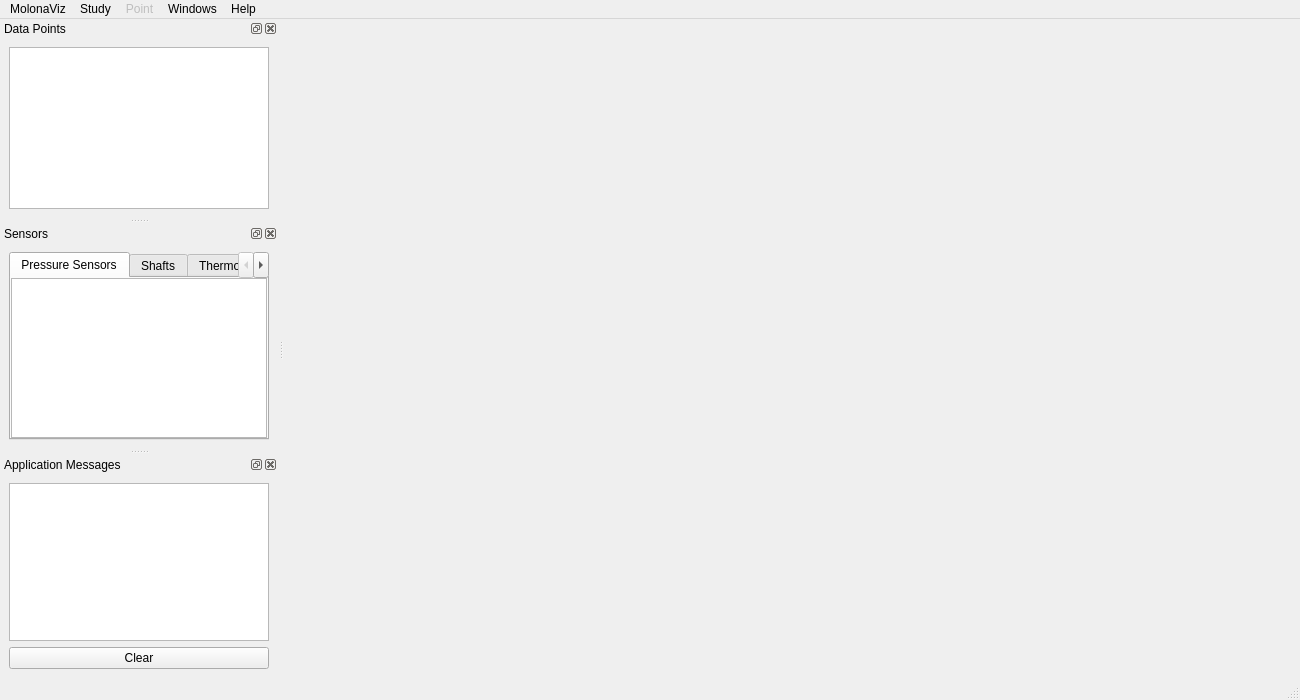
<?xml version="1.0" encoding="UTF-8"?>
<ui version="4.0">
 <class>MainWindow</class>
 <widget class="QMainWindow" name="MainWindow">
  <property name="geometry">
   <rect>
    <x>0</x>
    <y>0</y>
    <width>1300</width>
    <height>700</height>
   </rect>
  </property>
  <property name="windowTitle">
   <string>MolonaViz</string>
  </property>
  <widget class="QWidget" name="centralwidget"/>
  <widget class="QMenuBar" name="menubar">
   <property name="geometry">
    <rect>
     <x>0</x>
     <y>0</y>
     <width>1300</width>
     <height>22</height>
    </rect>
   </property>
   <widget class="QMenu" name="menuStudy">
    <property name="title">
     <string>Study</string>
    </property>
    <addaction name="actionCreate_Study"/>
    <addaction name="actionOpen_Study"/>
    <addaction name="separator"/>
    <addaction name="actionClose_Study"/>
   </widget>
   <widget class="QMenu" name="menuPoint">
    <property name="enabled">
     <bool>false</bool>
    </property>
    <property name="title">
     <string>Point</string>
    </property>
    <addaction name="actionImport_Point"/>
    <addaction name="actionOpen_Point"/>
    <addaction name="actionRemove_Point"/>
   </widget>
   <widget class="QMenu" name="menuWindows">
    <property name="title">
     <string>Windows</string>
    </property>
    <addaction name="actionSwitch_To_Tabbed_View"/>
    <addaction name="actionSwitch_To_SubWindow_View"/>
   </widget>
   <widget class="QMenu" name="menuMolonaViz">
    <property name="title">
     <string>MolonaViz</string>
    </property>
    <addaction name="actionAbout_MolonaViz"/>
    <addaction name="actionPreferences"/>
    <addaction name="separator"/>
    <addaction name="actionQuit_MolonaViz"/>
   </widget>
   <widget class="QMenu" name="menuHelp">
    <property name="title">
     <string>Help</string>
    </property>
   </widget>
   <addaction name="menuMolonaViz"/>
   <addaction name="menuStudy"/>
   <addaction name="menuPoint"/>
   <addaction name="menuWindows"/>
   <addaction name="menuHelp"/>
  </widget>
  <widget class="QStatusBar" name="statusbar"/>
  <widget class="QDockWidget" name="dockDataPoints">
   <property name="windowTitle">
    <string>Data Points</string>
   </property>
   <attribute name="dockWidgetArea">
    <number>1</number>
   </attribute>
   <widget class="QWidget" name="dockWidgetContents">
    <layout class="QVBoxLayout" name="verticalLayout">
     <item>
      <widget class="QTreeView" name="treeViewDataPoints">
       <property name="editTriggers">
        <set>QAbstractItemView::NoEditTriggers</set>
       </property>
      </widget>
     </item>
    </layout>
   </widget>
  </widget>
  <widget class="QDockWidget" name="dockSensors">
   <property name="allowedAreas">
    <set>Qt::AllDockWidgetAreas</set>
   </property>
   <property name="windowTitle">
    <string>Sensors</string>
   </property>
   <attribute name="dockWidgetArea">
    <number>1</number>
   </attribute>
   <widget class="QWidget" name="dockWidgetContents_2">
    <layout class="QHBoxLayout" name="horizontalLayout">
     <item>
      <widget class="QTabWidget" name="tabWidget">
       <property name="currentIndex">
        <number>0</number>
       </property>
       <widget class="QWidget" name="tab">
        <attribute name="title">
         <string>Pressure Sensors</string>
        </attribute>
        <layout class="QVBoxLayout" name="verticalLayout_2">
         <property name="spacing">
          <number>0</number>
         </property>
         <property name="leftMargin">
          <number>0</number>
         </property>
         <property name="topMargin">
          <number>0</number>
         </property>
         <property name="rightMargin">
          <number>0</number>
         </property>
         <property name="bottomMargin">
          <number>0</number>
         </property>
         <item>
          <widget class="QTreeView" name="treeViewPressureSensors"/>
         </item>
        </layout>
       </widget>
       <widget class="QWidget" name="tab_2">
        <attribute name="title">
         <string>Shafts</string>
        </attribute>
        <layout class="QVBoxLayout" name="verticalLayout_3">
         <property name="spacing">
          <number>0</number>
         </property>
         <property name="leftMargin">
          <number>0</number>
         </property>
         <property name="topMargin">
          <number>0</number>
         </property>
         <property name="rightMargin">
          <number>0</number>
         </property>
         <property name="bottomMargin">
          <number>0</number>
         </property>
         <item>
          <widget class="QTreeView" name="treeViewShafts"/>
         </item>
        </layout>
       </widget>
       <widget class="QWidget" name="tab_3">
        <attribute name="title">
         <string>Thermometers</string>
        </attribute>
        <layout class="QVBoxLayout" name="verticalLayout_4">
         <property name="spacing">
          <number>0</number>
         </property>
         <property name="leftMargin">
          <number>0</number>
         </property>
         <property name="topMargin">
          <number>0</number>
         </property>
         <property name="rightMargin">
          <number>0</number>
         </property>
         <property name="bottomMargin">
          <number>0</number>
         </property>
         <item>
          <widget class="QTreeView" name="treeViewThermometers"/>
         </item>
        </layout>
       </widget>
      </widget>
     </item>
    </layout>
   </widget>
  </widget>
  <widget class="QDockWidget" name="dockWidget">
   <property name="windowTitle">
    <string>Application Messages</string>
   </property>
   <attribute name="dockWidgetArea">
    <number>1</number>
   </attribute>
   <widget class="QWidget" name="dockWidgetContents_3">
    <layout class="QVBoxLayout" name="verticalLayout_5">
     <item>
      <widget class="QTextEdit" name="textEditApplicationMessages"/>
     </item>
     <item>
      <widget class="QPushButton" name="pushButtonClear">
       <property name="text">
        <string>Clear</string>
       </property>
      </widget>
     </item>
    </layout>
   </widget>
  </widget>
  <action name="actionCreate_Study">
   <property name="text">
    <string>Create Study</string>
   </property>
  </action>
  <action name="actionOpen_Study">
   <property name="text">
    <string>Open Study</string>
   </property>
  </action>
  <action name="actionClose_Study">
   <property name="enabled">
    <bool>false</bool>
   </property>
   <property name="text">
    <string>Close Study</string>
   </property>
  </action>
  <action name="actionCreateStudy2">
   <property name="text">
    <string>CreateStudy2</string>
   </property>
  </action>
  <action name="actionImport_Point">
   <property name="text">
    <string>Import Point</string>
   </property>
  </action>
  <action name="actionOpen_Point">
   <property name="text">
    <string>Open Point</string>
   </property>
  </action>
  <action name="actionRemove_Point">
   <property name="text">
    <string>Remove Point</string>
   </property>
  </action>
  <action name="actionSwitch_To_Tabbed_View">
   <property name="text">
    <string>Switch To Tabbed View</string>
   </property>
  </action>
  <action name="actionSwitch_To_SubWindow_View">
   <property name="enabled">
    <bool>false</bool>
   </property>
   <property name="text">
    <string>Switch To SubWindow View</string>
   </property>
  </action>
  <action name="actionAbout_MolonaViz">
   <property name="text">
    <string>About MolonaViz</string>
   </property>
  </action>
  <action name="actionQuit_MolonaViz">
   <property name="text">
    <string>Quit MolonaViz</string>
   </property>
  </action>
  <action name="actionPreferences">
   <property name="text">
    <string>Preferences</string>
   </property>
  </action>
 </widget>
 <resources/>
 <connections/>
</ui>
